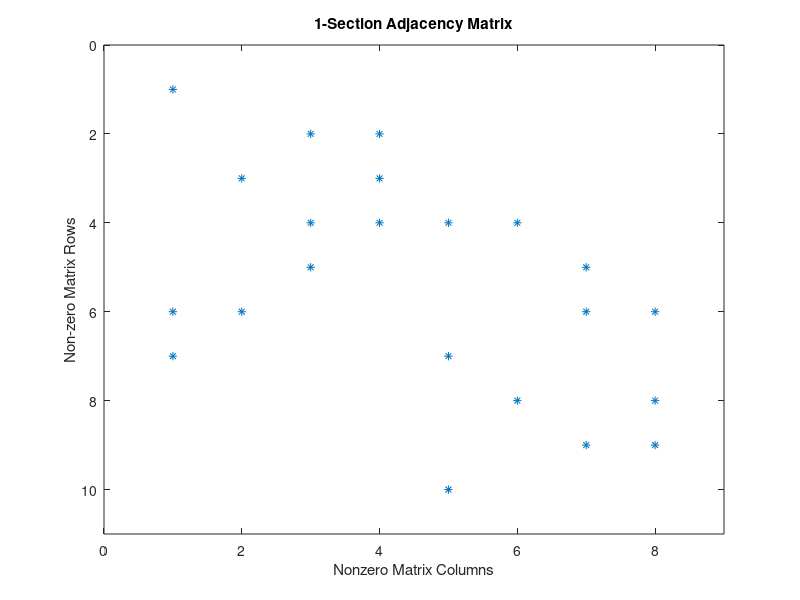
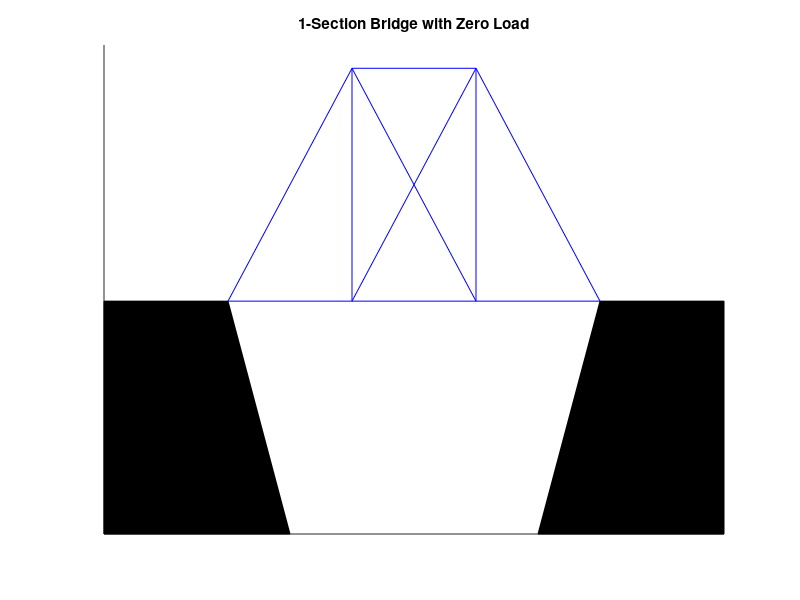
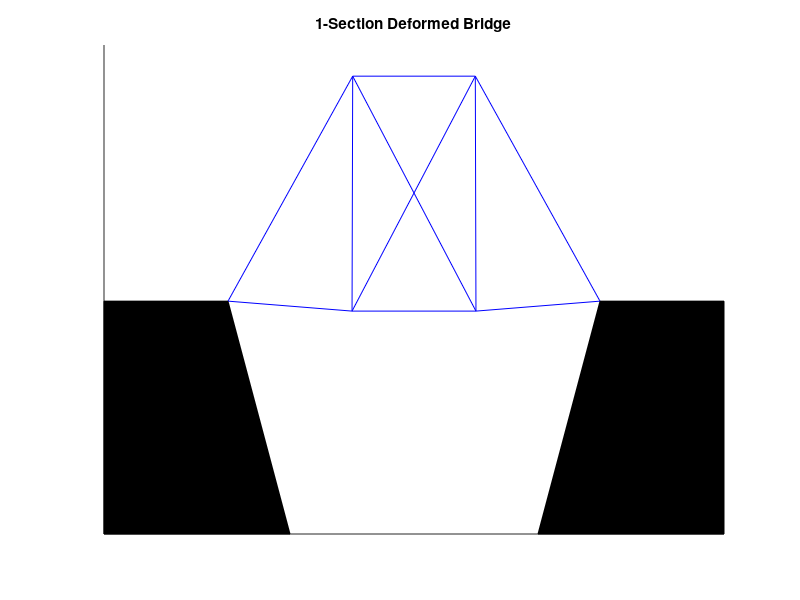

The MATLAB source for these figures, in order: (Note: this script raises an error after producing the figures.)
%Ibrahim Al-Akash, CAAM 210, Spring 2022, Project 07: Bridge
%bridge.m
%Driver for modeling the deformation of a bridge
%Last modified: March 14, 2022

function bridge_1_driver()
% This driver computes the adjacency matrix and plots the sparsity pattern.
% It also computes and plots undeformed bridge and computes and plots the
% deformed bridge.
for i = 1:3
    build_load_plot_basic_bridge(i, 0.01);
    build_load_plot_basic_bridge(i, 0.05);
end
% ANSWERS TO QUESTIONS:
% 1) The maximum number of sections for the bridge to withstand a car of
% 0.01 weight is 3. My criterion for safety is the bridge must have a work
% less than or equal to 0.01. After 3 sections, the bridges exceed this
% threshold of work. I used this threshold since it is the same number as
% the weight of the car.

% 1) The maximum number of sections for the bridge to withstand a truck of
% 0.05 weight is 1. My criterion for safety is the bridge must have a work
% less than or equal to 0.05. After 1 section, the bridges exceed this
% threshold of work. I used this threshold since it is the same number as
% the weight of the car.

% 3) More points on the spy indicate more deformation of the bridge.
% A spy that is more sparse indicates the bridge can withstand more weight,
% and is more table. A spy that has a high concentration of points
% indicates there are many points of deformation in the bridge, so it is
% less stable and more likely to collapse.

% 4) As nos increases, the spy contains more points and they are more
% concentrated. This makes sense, since adding more sections to the bridge
% will result in more points of failure and less rigidity.

end

function [adj, xc, yc, len] = build_basic_bridge(nos)
% compute the adjacency matrix and store it as adj
% compute the x and y cooordinates of two ending points of all fibers and
% store it as xc,yc
% compute lengths of all fibers and store it as len
% INPUTS:
%   nos - number of sections
% OUTPUTS:
%   adj - adjacency matrix
%   xc - x-coordinates of starting and ending points of fibers
%   yc - y-coordinates of starting and ending points of fibers
%   len - lengths of all fibers

beams = 5*nos + 5;
nodes = 2*nos + 2;
adj = zeros(beams, 2*nodes);
len = ones(beams, 1);
xc = zeros(beams,2);
yc = zeros(beams,2);

[rows, columns] = size(adj);

% Hardcode starting entries
adj(1,1) = 1;
adj(2,[3,4]) = [1/sqrt(2), 1/sqrt(2)];
len(2) = sqrt(2);
xc(1,:)=[0 1];
yc(1,:)=[0 0];
xc(2,:)=[0 1];
yc(2,:)=[0 1];

% Program the section entries
for i = 0:nos-1
    r = 5*i + 3;
    c = 4*i + 1;
    
    adj(r+0,[c+0, c+1, c+2, c+3])=[0 -1 0 1];
    adj(r+1,[c+2, c+3, c+4, c+5])=[-1/sqrt(2) 1/sqrt(2) 1/sqrt(2) -1/sqrt(2)];
    adj(r+2,[c+2, c+3, c+6, c+7])=[-1 0 1 0];
    adj(r+3,[c+0, c+1, c+6, c+7])=[-1/sqrt(2) -1/sqrt(2) 1/sqrt(2) 1/sqrt(2)];
    adj(r+4,[c+0, c+1, c+4, c+5])=[-1 0 1 0];
    
    len(r+1) = sqrt(2);
    len(r+3) = sqrt(2);
    
    xc(r+0,:)=[i+1 i+1];
    xc(r+1,:)=[i+1 i+2];
    xc(r+2,:)=[i+1 i+2];
    xc(r+3,:)=[i+1 i+2];
    xc(r+4,:)=[i+1 i+2];
    yc(r+0,:)=[0 1];
    yc(r+1,:)=[1 0];
    yc(r+2,:)=[1 1];
    yc(r+3,:)=[0 1];
    yc(r+4,:)=[0 0];
end

% Hardcode last entries
adj(rows-2, [columns-3, columns-2, columns-1, columns]) = [0 -1 0 1];
adj(rows-1, [columns-3, columns-2, columns-1, columns]) = [0 0 -1/sqrt(2) 1/sqrt(2)];
adj(rows, [columns-3, columns-2, columns-1, columns]) = [-1 0 0 0];
len(beams-1) = sqrt(2);
xc(beams-2,:) = [nos+1 nos+1];
xc(beams-1,:) = [nos+1 nos+2];
xc(beams,:) = [nos+1 nos+2];
yc(beams-2,:) = [0 1];
yc(beams-1,:) = [1 0];
yc(beams,:) = [0 0];

end

function [dx,dy,work,X,Y] = deform_basic_bridge(nos,adj,xc,yc,len,car_weight)
% compute displacements of all fibers X,Y
% update the coordinates of two ending points of all fibers dx,dy
% compute the work as displacements*force
% INPUTS:
%   nos - number of sections
%   adj - adjacency matrix
%   xc - x-coordinates prior to displacement
%   yc - y-coordinates prior to displacement
%   len - lengths of fibers
%   car_weight - weight of the car applying stress to the bridge
% OUTPUTS:
%   dx - deformation of x
%   dy - deformation of y
%   work - work done on the bridge
%   X - helper matrix associating each node with horizontal displacement
%   Y - helper matrix associating each node with vertical displacement

F = loading_vector(nos, car_weight);

D = adj'*diag(1./len)*adj\F;
disp("Stiffness");
disp(adj'*diag(1./len)*adj);
disp("Stiff Size");
disp(size(adj'*diag(1./len)*adj));
disp("Force");
disp(F);
work = D'*F;
dx = D(1:2:end);
dy = D(2:2:end);

X = zeros(size(xc));
Y = zeros(size(yc));

X(1,:) = xc(1,:) + [0 dx(1)];
Y(1,:) = yc(1,:) + [0 dy(1)];
X(2,:) = xc(2,:) + [0 dx(2)];
Y(2,:) = yc(2,:) + [0 dy(2)];

for n = 0:nos-1
    r = 5*n + 3;
    X(r+0,:)=xc(r+0,:)+[dx(1+2*n) dx(2+2*n)];
    Y(r+0,:)=yc(r+0,:)+[dy(1+2*n) dy(2+2*n)];
    X(r+1,:)=xc(r+1,:)+[dx(2+2*n) dx(3+2*n)];
    Y(r+1,:)=yc(r+1,:)+[dy(2+2*n) dy(3+2*n)];
    X(r+2,:)=xc(r+2,:)+[dx(2+2*n) dx(4+2*n)];
    Y(r+2,:)=yc(r+2,:)+[dy(2+2*n) dy(4+2*n)];
    X(r+3,:)=xc(r+3,:)+[dx(1+2*n) dx(4+2*n)];
    Y(r+3,:)=yc(r+3,:)+[dy(1+2*n) dy(4+2*n)];
    X(r+4,:)=xc(r+4,:)+[dx(1+2*n) dx(3+2*n)];
    Y(r+4,:)=yc(r+4,:)+[dy(1+2*n) dy(3+2*n)];
end

beams = 5*nos + 5;
X(beams-2,:) = xc(beams-2,:) + [dx(end-1) dx(end)];
X(beams-1,:) = xc(beams-1,:) + [dx(end) 0];
X(beams,:) = xc(beams,:) + [dx(end-1) 0];
Y(beams-2,:) = yc(beams-2,:) + [dy(end-1) dy(end)];
Y(beams-1,:) = yc(beams-1,:) + [dy(end) 0];
Y(beams,:) = yc(beams,:) + [dy(end-1) 0];

disp("D:");
disp(D);
disp("X:");
disp(X);
disp("Y:");
disp(Y);

end

function build_load_plot_basic_bridge(nos, car_weight)
% invoke build_basic_bridge, deform_basic_bridge,plot_bridge, plot_spy
% to build, deform and plot the bridge, plot the adjacency matrix
% INPUTS:
%   nos - number of sections
%   car_weight - weight of the car applying stress to the bridge
% OUTPUTS:
%   None

[adj, xc, yc, len] = build_basic_bridge(nos);
figure
plot_spy(adj, nos);

figure
plot_bridge(nos,xc,yc);
tit = sprintf("%d-Section Bridge with Zero Load", nos);
title(tit);

[dx,dy,work,X,Y] = deform_basic_bridge(nos,adj,xc,yc,len,car_weight);

figure
plot_bridge(nos,X,Y);
tit = sprintf("%d-Section Deformed Bridge", nos);
subtit = sprintf("Car Weight: %0.2f, Work: %f", [car_weight, work]);
title(tit);
subtitle(subtit);
end

function plot_bridge(nos,xc,yc)
% plot a bridge using "fill" command
% INPUTS:
%   nos - number of sections
%   xc - the x-coordinates of bridge points
%   yc - the y-coordinates of bridge points
% OUTPUTS:
%   None



% Fill in pylons
x1fill = [-1 0 0.5 -1];
y1fill = [1 1 0 0];
y1fill = y1fill-1;
x2fill = [nos+2 nos+3 nos+3 nos+1.5];
y2fill = [1 1 0 0];
y2fill = y2fill-1;

% Plot the bridge
hold on
line(xc',yc',"Color","b");
fill(x1fill, y1fill, "k");
fill(x2fill, y2fill, "k");
xlim([-1, nos+3]);
ylim([-1,1.1])
set(gca,'XTick',[]);
set(gca,'YTick',[]);
set(gca,'Color',[214/255 214/255 214/255]);

end

function plot_spy(adj,nos)
% plot the sparsity pattern of the adjacency matrix
% INPUTS:
%   adj - adjacency matrix
%   nos - number of sections
% OUTPUTS:
%   None

spy(adj);
tit = sprintf("%d-Section Adjacency Matrix", nos);
title(tit);
xlabel("Nonzero Matrix Columns");
ylabel("Non-zero Matrix Rows");

end

function [F] = loading_vector(nos, car_weight)
% This function finds the force vector on the bridge
% INPUTS:
%   nos - number of sections
%   car_weight - weight of the car applying stress to the bridge
% OUTPUTS:
%   None

nodes = nos*2+2;
F = zeros(nodes*2,1);

n = 2;
while(n<length(F))
    F(n) = -car_weight;
    n = n+4;
end

end